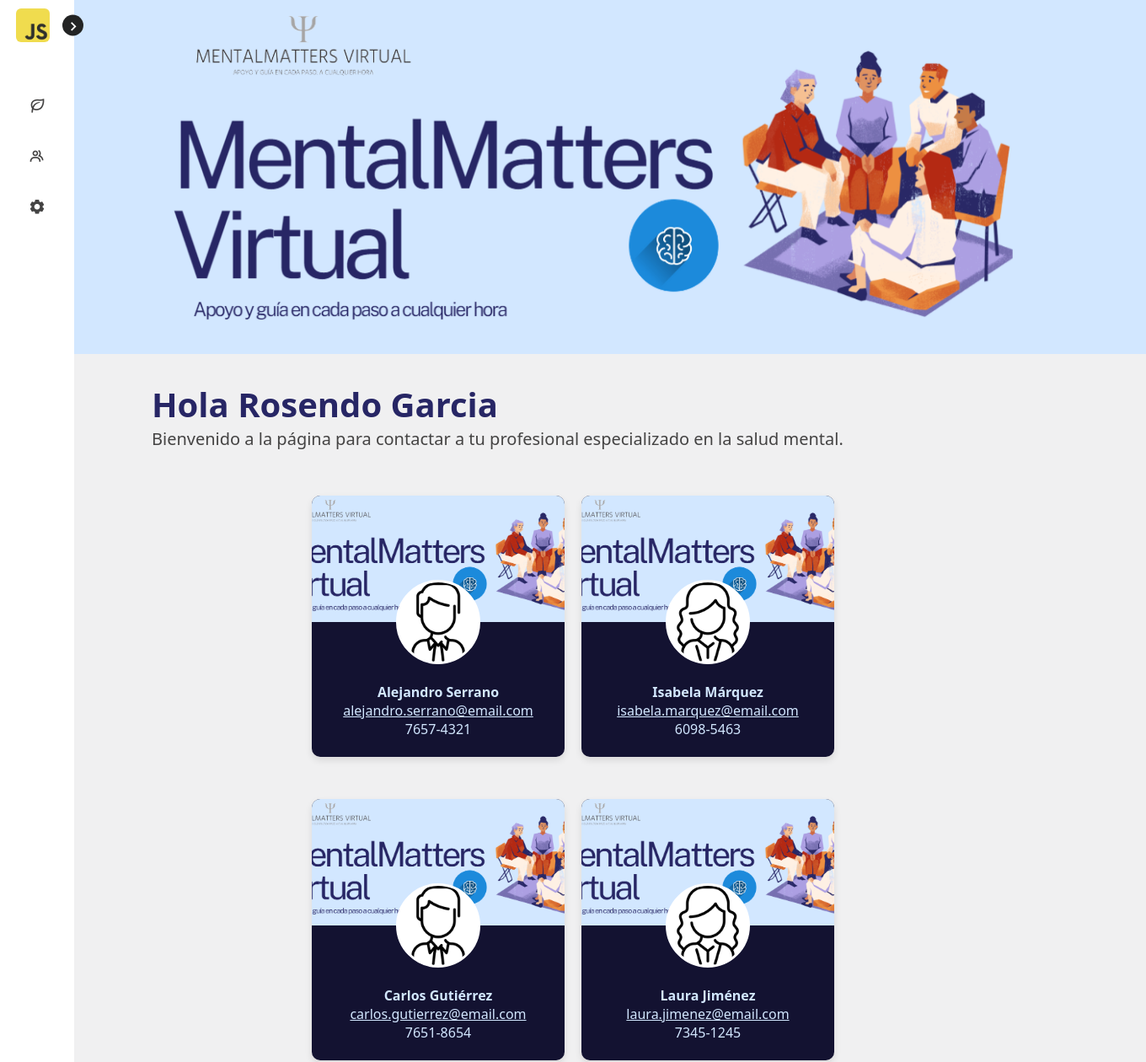
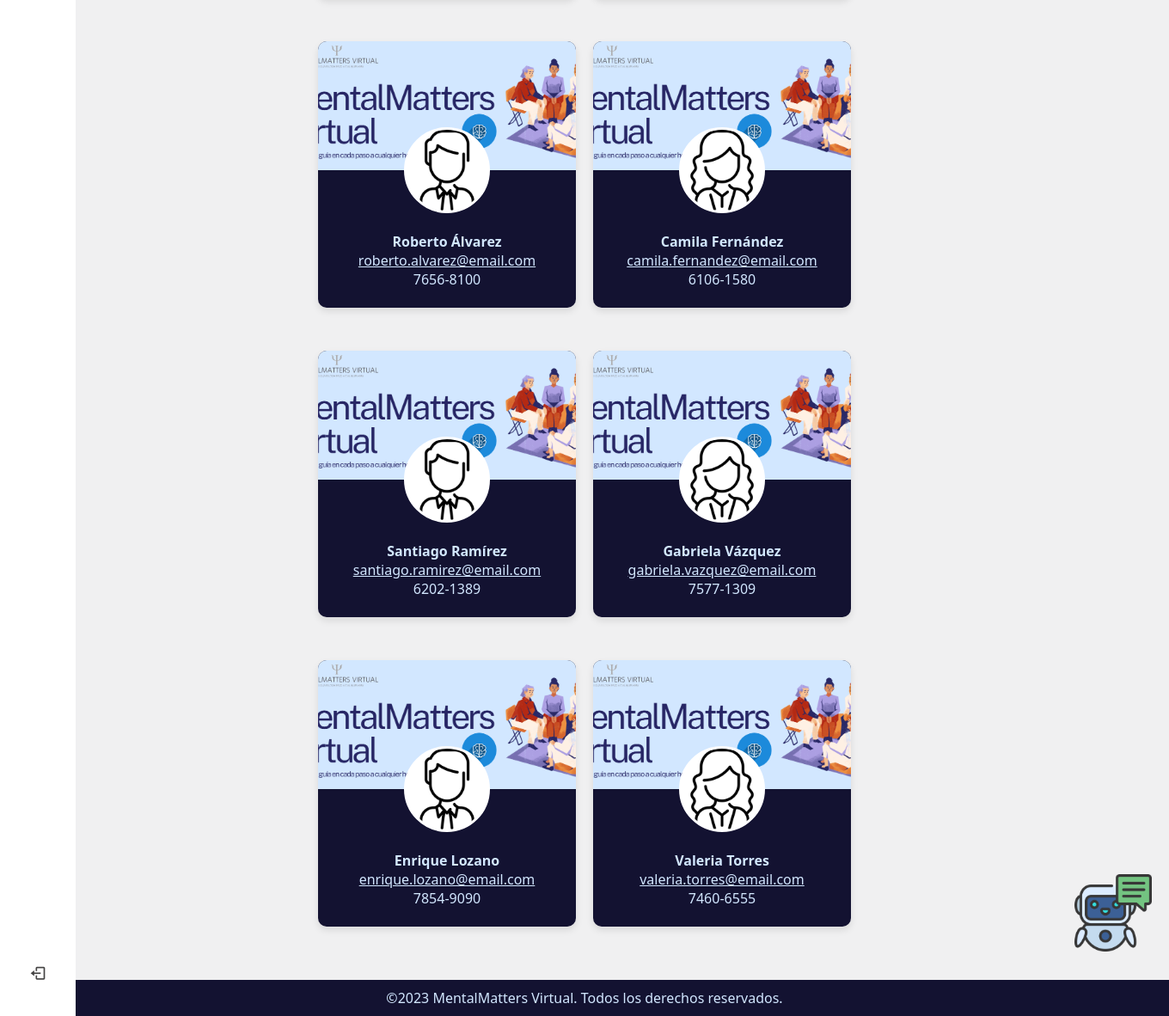
The app's page /view/psicologo.php (signed in) with its own data (2 pictures, top to bottom).
### tables this page shows
CREATE TABLE `usuarios` (
  `id` int(10) UNSIGNED NOT NULL,
  `nombre` varchar(200) NOT NULL,
  `usuario` varchar(200) NOT NULL,
  `correo` varchar(400) NOT NULL,
  `contrasenia` varchar(200) DEFAULT NULL,
  `telefono` varchar(50) DEFAULT NULL,
  `fecha_nacimiento` date DEFAULT NULL,
  `foto_perfil` varchar(255) DEFAULT NULL
);

CREATE TABLE `psicologos` (
  `id_psicol` int(11) NOT NULL,
  `nombre` varchar(255) NOT NULL,
  `apellido` varchar(255) NOT NULL,
  `correo` varchar(255) NOT NULL,
  `telefono` varchar(255) NOT NULL,
  `cita` text NOT NULL
);

### view/psicologo.php (the view, shortened to what this page needs)
<!DOCTYPE html>
<html lang="es">
<head>
    <link href='https://unpkg.com/boxicons@2.1.1/css/boxicons.min.css' rel='stylesheet'>
    <link rel="stylesheet" href="../assets/css/botones-ca.css">
    <link rel="stylesheet" href="../assets/css/menu.css">
    <link rel="stylesheet" href="../assets/css/styles.css">
    <link rel="stylesheet" href="../assets/css/psicologo.css">
    <link rel="stylesheet" href="../assets/css/chatbot.css">
</head>
<body>
<?php
    require("components/menu.php");
?>
    <div class="backgraund-portada">
        <img src="../assets/img/portada.png" id="portada">
    </div><br>
    <div class=box-main>
    <div class="cont-text">
        <h1>Hola <?php echo $_SESSION['nombre'] ?></h1>
        <p>Bienvenido a la página para contactar a tu profesional especializado en la salud mental.</p>
    </div><br><br>
    <?php
    $sql = 'SELECT id_psicol, nombre, apellido, correo, telefono, cita FROM psicologos';
    $stmt = mysqli_query($conexion, $sql);
    echo '<div class="cards-wrapper">';
    while ($row = $stmt->fetch_assoc()) {
        $id = htmlspecialchars($row['id_psicol']);
        $nombreCompleto = htmlspecialchars($row['nombre'] . " " . $row['apellido']);
        $correo = htmlspecialchars($row['correo']);
        $telefono = htmlspecialchars($row['telefono']);
        $fotoRandom = '../assets/imgs-psicol/' . $id . '.png';
        $fondoRandom = '../assets/imgs-psicol/' . rand(11, 13) . '.png';
        echo <<<EOT
            <div class="card" data-id="$id">
                <div class="card-header">
                    <img src="$fondoRandom" alt="Paisaje" class="background-image">
                    <div class="profile-pic-container">
                        <img src="$fotoRandom" alt="Foto random para $nombreCompleto" class="profile-image">
                    </div>
                </div>
                <div class="card-content">
                    <h4><b>$nombreCompleto</b></h4>
                    <p><a href="mailto:$correo" style="color:#D2E7FF;">$correo</a></p>
                    <p>$telefono</p>
                </div>
            </div>
            EOT;
    }
    echo '</div>';
    ?>
    </div> <br><br>
    <?php
        require("components/ai.php");
    ?>
    <?php
        require("components/footer.php");
    ?>
</body>
</html>

### view/components/menu.php (shortened to what this page needs)
<nav class="sidebar close">
        <header>
            <div class="image-text">
                <span class="image">
                <?php
                if (isset($_SESSION['user_id']) && !empty($_SESSION['user_id'])) {
                    require_once '../model/db.php';
                    $userId = $_SESSION['user_id'];
                    $stmt = $conexion->prepare("SELECT foto_perfil FROM usuarios WHERE id = ?");
                    $stmt->bind_param("i", $userId);
                    $stmt->execute();
                    $stmt->store_result();
                    if ($stmt->num_rows > 0) {
                        $stmt->bind_result($fotoPerfil);
                        $imagePath = !empty($fotoPerfil) ? '../uploads/' . $fotoPerfil : 'ruta/a/imagen/por/defecto.jpg';
                        echo '<img src="' . htmlspecialchars($imagePath) . '" alt="Foto de perfil">';
                    } else {
                        echo '<div class="img-default">
                              </div>';
                    }
                }
                ?>
                </span>
            </div>
            <i class='bx bx-chevron-right toggle'></i>
        </header>
        <div class="menu-bar">
            <div class="menu">
                <ul class="menu-links">
                    <li class="nav-link">
                        <a href="index.php">
                            <i class='bx bx-leaf icon'></i>
                        </a>
                    </li>
                    <li class="nav-link">
                        <a href="psicologo.php">
                            <i class='bx bx-group icon' ></i>
                        </a>
                    </li>
                    <li class="nav-link">
                        <a href="settings.php">
                            <i class='bx bxs-cog icon'></i>
                        </a>
                    </li>
                </ul>
            </div>
            <div class="bottom-content">
                <li class="">
                    <a href="../controller/logout.php">
                        <i class='bx bx-log-out icon' ></i>
                    </a>
                </li>
            </div>
        </div>
    </nav>

### assets/css/menu.css (style rules this page uses)
* { font-family:system-ui, -apple-system, BlinkMacSystemFont, 'Segoe UI', Roboto, Oxygen, Ubuntu, Cantarell, 'Open Sans', 'Helvetica Neue', sans-serif; margin: 0; padding: 0; box-sizing: border-box; }
:root { --body-color: #f0f0f1; --sidebar-color: #FFF; --primary-color: #232424; --primary-color-light: #f0f0f1; --toggle-color: #b4adad; --text-color: #444343; --tran-03: all 0.2s ease; --tran-03: all 0.3s ease; --tran-04: all 0.3s ease; --tran-05: all 0.3s ease; }
body { min-height: 90vh; background-color: var(--body-color); transition: var(--tran-05); }
.sidebar { position: fixed; top: 0; left: 0; height: 100%; width: 250px; padding: 10px 14px; background: var(--sidebar-color); transition: var(--tran-05); z-index: 100; }
.sidebar.close { width: 88px; }
.sidebar li { height: 50px; list-style: none; display: flex; align-items: center; margin-top: 10px; }
.sidebar header .image, .sidebar .icon { min-width: 50px; border-radius: 6px; }
.sidebar .icon { min-width: 60px; border-radius: 6px; height: 100%; display: flex; align-items: center; justify-content: center; font-size: 20px; }
.sidebar .text, .sidebar .icon { color: var(--text-color); transition: var(--tran-03); }
.sidebar header { position: relative; }
.sidebar header .image-text { display: flex; align-items: center; }
.sidebar header .image { display: flex; align-items: center; justify-content: center; }
.sidebar header .image img { width: 40px; border-radius: 6px; }
.sidebar header .toggle { position: absolute; top: 50%; right: -25px; transform: translateY(-50%) rotate(180deg); height: 25px; width: 25px; background-color: var(--primary-color); color: var(--sidebar-color); border-radius: 50%; display: flex; align-items: center; justify-content: center; font-size: 22px; cursor: pointer; transition: var(--tran-05); }
.sidebar.close .toggle { transform: translateY(-50%) rotate(0deg); }
.sidebar .menu { margin-top: 40px; }
.sidebar li a { list-style: none; height: 100%; background-color: transparent; display: flex; align-items: center; height: 100%; width: 100%; border-radius: 6px; text-decoration: none; transition: var(--tran-03); }
.sidebar .menu-bar { height: calc(100% - 55px); display: flex; flex-direction: column; justify-content: space-between; overflow-y: scroll; }

### assets/css/styles.css (style rules this page uses)
.cont-text { font-size: 20px; font-weight: 500; color: var(--text-color); padding: 10px 180px; margin: auto; }
h1 { color: #272665; }
#portada { padding: 5px 130px; width: 1300px; height: 420px; margin-left: 50px; }
.backgraund-portada { width: 100%; height: 420px; background-color: #D2E7FF; }

### assets/css/psicologo.css (style rules this page uses)
.card { width: 300px; border-radius: 10px; overflow: hidden; box-shadow: 0 4px 8px rgba(0, 0, 0, 0.1); margin-bottom: 30px; background-color: #131231; text-align: center; color: #D2E7FF ; }
.card-header { position: relative; height: 150px; }
.background-image { width: 100%; height: 100%; object-fit: cover; }
.profile-pic-container { position: absolute; width: 100px; height: 100px; overflow: hidden; border-radius: 50%; border: 3px solid #fff; left: 50%; bottom: -50px; transform: translateX(-50%); background-color: #fff; }
.profile-image { width: 100%; height: 100%; object-fit: cover; }
.card-content { padding: 2px 16px; height: calc(auto + 50px); margin-top: 70px; margin-bottom: 20px; word-wrap: break-word; }
.cards-wrapper { display: flex; flex-wrap: wrap; gap: 20px; justify-content: center; width: calc(50vw - 20px); margin-right: auto; margin-left: auto; margin-bottom: 30px; }
.close { font-size: 1.5em; color: #272727; }

### records on screen
usuarios: foto_perfil (picture)
psicologos: nombreCompleto "Alejandro Serrano", correo "alejandro.serrano@email.com", telefono "7657-4321"
psicologos: nombreCompleto "Isabela Márquez", correo "isabela.marquez@email.com", telefono "6098-5463"
psicologos: nombreCompleto "Carlos Gutiérrez", correo "carlos.gutierrez@email.com", telefono "7651-8654"
psicologos: nombreCompleto "Laura Jiménez", correo "laura.jimenez@email.com", telefono "7345-1245"
psicologos: nombreCompleto "Roberto Álvarez", correo "roberto.alvarez@email.com", telefono "7656-8100"
psicologos: nombreCompleto "Camila Fernández", correo "camila.fernandez@email.com", telefono "6106-1580"
psicologos: nombreCompleto "Santiago Ramírez", correo "santiago.ramirez@email.com", telefono "6202-1389"
psicologos: nombreCompleto "Gabriela Vázquez", correo "gabriela.vazquez@email.com", telefono "7577-1309"
psicologos: nombreCompleto "Enrique Lozano", correo "enrique.lozano@email.com", telefono "7854-9090"
psicologos: nombreCompleto "Valeria Torres", correo "valeria.torres@email.com", telefono "7460-6555"

### other values on screen
$_SESSION['nombre'] "Rosendo Garcia"
